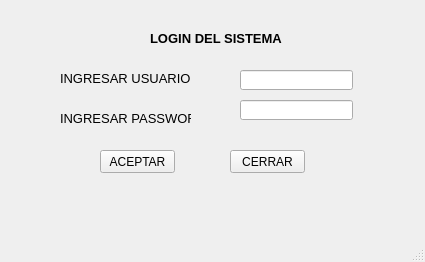
<?xml version="1.0" encoding="UTF-8"?>
<ui version="4.0">
 <class>LOGIN</class>
 <widget class="QMainWindow" name="LOGIN">
  <property name="geometry">
   <rect>
    <x>0</x>
    <y>0</y>
    <width>425</width>
    <height>262</height>
   </rect>
  </property>
  <property name="windowTitle">
   <string>MainWindow</string>
  </property>
  <widget class="QWidget" name="centralwidget">
   <widget class="QLabel" name="label">
    <property name="geometry">
     <rect>
      <x>150</x>
      <y>30</y>
      <width>141</width>
      <height>16</height>
     </rect>
    </property>
    <property name="font">
     <font>
      <pointsize>10</pointsize>
      <weight>75</weight>
      <bold>true</bold>
     </font>
    </property>
    <property name="text">
     <string>LOGIN DEL SISTEMA</string>
    </property>
   </widget>
   <widget class="QLabel" name="label_3">
    <property name="geometry">
     <rect>
      <x>60</x>
      <y>110</y>
      <width>131</width>
      <height>16</height>
     </rect>
    </property>
    <property name="font">
     <font>
      <pointsize>10</pointsize>
     </font>
    </property>
    <property name="text">
     <string>INGRESAR PASSWORD</string>
    </property>
   </widget>
   <widget class="QLineEdit" name="txt_n1">
    <property name="geometry">
     <rect>
      <x>240</x>
      <y>70</y>
      <width>113</width>
      <height>20</height>
     </rect>
    </property>
   </widget>
   <widget class="QLineEdit" name="txt_n2">
    <property name="geometry">
     <rect>
      <x>240</x>
      <y>100</y>
      <width>113</width>
      <height>20</height>
     </rect>
    </property>
   </widget>
   <widget class="QPushButton" name="btn_aceptar">
    <property name="geometry">
     <rect>
      <x>100</x>
      <y>150</y>
      <width>75</width>
      <height>23</height>
     </rect>
    </property>
    <property name="text">
     <string>ACEPTAR</string>
    </property>
   </widget>
   <widget class="QPushButton" name="btn_cerrar">
    <property name="geometry">
     <rect>
      <x>230</x>
      <y>150</y>
      <width>75</width>
      <height>23</height>
     </rect>
    </property>
    <property name="text">
     <string>CERRAR</string>
    </property>
   </widget>
   <widget class="QLabel" name="label_4">
    <property name="geometry">
     <rect>
      <x>60</x>
      <y>70</y>
      <width>131</width>
      <height>16</height>
     </rect>
    </property>
    <property name="font">
     <font>
      <pointsize>10</pointsize>
     </font>
    </property>
    <property name="text">
     <string>INGRESAR USUARIO</string>
    </property>
   </widget>
  </widget>
  <widget class="QMenuBar" name="menubar">
   <property name="geometry">
    <rect>
     <x>0</x>
     <y>0</y>
     <width>425</width>
     <height>21</height>
    </rect>
   </property>
  </widget>
  <widget class="QStatusBar" name="statusbar"/>
 </widget>
 <resources/>
 <connections/>
</ui>
